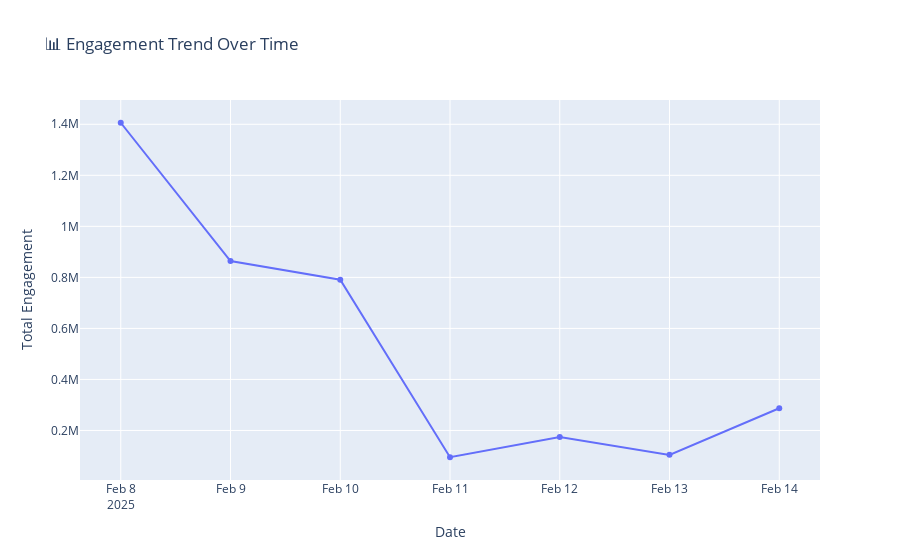

This figure's notebook cell:
### Markdown cell above
## 3.2 Engagement Trend over time 📅

### Code cell
# Convert 'date_posted' to datetime format
df['date_posted'] = pd.to_datetime(df['date_posted'])

# Aggregate total engagement per day
engagement_trend = df.groupby('date_posted')['total_engagement'].sum().reset_index()

# Create an interactive time series plot
fig = px.line(
    engagement_trend, 
    x='date_posted', 
    y='total_engagement', 
    title='📊 Engagement Trend Over Time',
    markers=True
)

fig.update_xaxes(title_text='Date')
fig.update_yaxes(title_text='Total Engagement')
fig.show()

### Figure 1 — Plotly figure (JSON) as saved in the notebook; plotly's stock layout.template omitted (floating-point values rounded to 4 significant figures)
{"data": [{"hovertemplate": "date_posted=%{x}<br>total_engagement=%{y}<extra></extra>", "legendgroup": "", "line": {"color": "#636efa", "dash": "solid"}, "marker": {"symbol": "circle"}, "mode": "lines+markers", "name": "", "orientation": "v", "showlegend": false, "type": "scatter", "x": ["2025-02-08T00:00:00.000000000", "2025-02-09T00:00:00.000000000", "2025-02-10T00:00:00.000000000", "2025-02-11T00:00:00.000000000", "2025-02-12T00:00:00.000000000", "2025-02-13T00:00:00.000000000", "2025-02-14T00:00:00.000000000"], "xaxis": "x", "y": [1406000.0, 864100.0, 790600.0, 95080.0, 174800.0, 104400.0, 287100.0], "yaxis": "y"}], "layout": {"legend": {"tracegroupgap": 0}, "title": {"text": "📊 Engagement Trend Over Time"}, "xaxis": {"anchor": "y", "domain": [0, 1], "title": {"text": "Date"}}, "yaxis": {"anchor": "x", "domain": [0, 1], "title": {"text": "Total Engagement"}}}}
